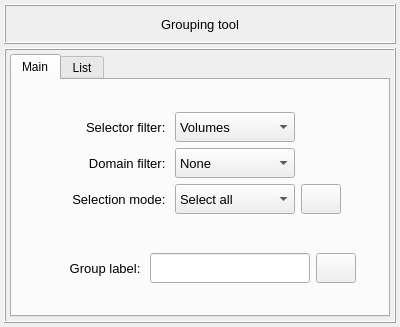
<?xml version="1.0" encoding="UTF-8"?>
<ui version="4.0">
 <class>Dialog</class>
 <widget class="QDialog" name="Dialog">
  <property name="geometry">
   <rect>
    <x>0</x>
    <y>0</y>
    <width>400</width>
    <height>327</height>
   </rect>
  </property>
  <property name="windowTitle">
   <string>Dialog</string>
  </property>
  <layout class="QGridLayout" name="gridLayout">
   <property name="leftMargin">
    <number>4</number>
   </property>
   <property name="topMargin">
    <number>4</number>
   </property>
   <property name="rightMargin">
    <number>4</number>
   </property>
   <property name="bottomMargin">
    <number>4</number>
   </property>
   <property name="spacing">
    <number>4</number>
   </property>
   <item row="0" column="0">
    <widget class="QFrame" name="frame">
     <property name="minimumSize">
      <size>
       <width>0</width>
       <height>40</height>
      </size>
     </property>
     <property name="maximumSize">
      <size>
       <width>520</width>
       <height>40</height>
      </size>
     </property>
     <property name="frameShape">
      <enum>QFrame::Shape::Box</enum>
     </property>
     <property name="frameShadow">
      <enum>QFrame::Shadow::Raised</enum>
     </property>
     <property name="lineWidth">
      <number>1</number>
     </property>
     <layout class="QGridLayout" name="gridLayout_2">
      <property name="leftMargin">
       <number>0</number>
      </property>
      <property name="topMargin">
       <number>0</number>
      </property>
      <property name="rightMargin">
       <number>0</number>
      </property>
      <property name="bottomMargin">
       <number>0</number>
      </property>
      <property name="spacing">
       <number>0</number>
      </property>
      <item row="0" column="0">
       <widget class="QLabel" name="label">
        <property name="minimumSize">
         <size>
          <width>0</width>
          <height>30</height>
         </size>
        </property>
        <property name="maximumSize">
         <size>
          <width>452</width>
          <height>30</height>
         </size>
        </property>
        <property name="font">
         <font>
          <family>Segoe UI</family>
          <pointsize>10</pointsize>
          <italic>false</italic>
          <bold>false</bold>
         </font>
        </property>
        <property name="text">
         <string>Grouping tool</string>
        </property>
        <property name="textFormat">
         <enum>Qt::TextFormat::AutoText</enum>
        </property>
        <property name="alignment">
         <set>Qt::AlignmentFlag::AlignCenter</set>
        </property>
       </widget>
      </item>
     </layout>
    </widget>
   </item>
   <item row="1" column="0">
    <widget class="QFrame" name="frame_2">
     <property name="minimumSize">
      <size>
       <width>0</width>
       <height>0</height>
      </size>
     </property>
     <property name="maximumSize">
      <size>
       <width>520</width>
       <height>460</height>
      </size>
     </property>
     <property name="frameShape">
      <enum>QFrame::Shape::Box</enum>
     </property>
     <property name="frameShadow">
      <enum>QFrame::Shadow::Raised</enum>
     </property>
     <layout class="QGridLayout" name="gridLayout_3">
      <property name="leftMargin">
       <number>4</number>
      </property>
      <property name="topMargin">
       <number>4</number>
      </property>
      <property name="rightMargin">
       <number>4</number>
      </property>
      <property name="bottomMargin">
       <number>4</number>
      </property>
      <property name="spacing">
       <number>4</number>
      </property>
      <item row="0" column="0">
       <widget class="QTabWidget" name="tabWidget">
        <property name="currentIndex">
         <number>0</number>
        </property>
        <widget class="QWidget" name="tab_main">
         <attribute name="title">
          <string>Main</string>
         </attribute>
         <layout class="QGridLayout" name="gridLayout_5">
          <property name="leftMargin">
           <number>4</number>
          </property>
          <property name="topMargin">
           <number>4</number>
          </property>
          <property name="rightMargin">
           <number>4</number>
          </property>
          <property name="bottomMargin">
           <number>4</number>
          </property>
          <property name="spacing">
           <number>4</number>
          </property>
          <item row="1" column="0">
           <widget class="QFrame" name="frame_4">
            <property name="maximumSize">
             <size>
              <width>16777215</width>
              <height>48</height>
             </size>
            </property>
            <property name="frameShape">
             <enum>QFrame::Shape::NoFrame</enum>
            </property>
            <property name="frameShadow">
             <enum>QFrame::Shadow::Raised</enum>
            </property>
            <layout class="QGridLayout" name="gridLayout_4">
             <item row="0" column="2">
              <widget class="QLineEdit" name="lineEdit_group_label">
               <property name="minimumSize">
                <size>
                 <width>160</width>
                 <height>30</height>
                </size>
               </property>
               <property name="maximumSize">
                <size>
                 <width>160</width>
                 <height>30</height>
                </size>
               </property>
               <property name="font">
                <font>
                 <pointsize>10</pointsize>
                </font>
               </property>
               <property name="styleSheet">
                <string notr="true"/>
               </property>
               <property name="text">
                <string/>
               </property>
               <property name="alignment">
                <set>Qt::AlignmentFlag::AlignCenter</set>
               </property>
              </widget>
             </item>
             <item row="0" column="1">
              <widget class="QLabel" name="label_10">
               <property name="minimumSize">
                <size>
                 <width>100</width>
                 <height>30</height>
                </size>
               </property>
               <property name="maximumSize">
                <size>
                 <width>100</width>
                 <height>30</height>
                </size>
               </property>
               <property name="font">
                <font>
                 <family>MS Shell Dlg 2</family>
                 <pointsize>10</pointsize>
                 <italic>false</italic>
                 <bold>false</bold>
                </font>
               </property>
               <property name="text">
                <string>Group label: </string>
               </property>
               <property name="alignment">
                <set>Qt::AlignmentFlag::AlignRight|Qt::AlignmentFlag::AlignTrailing|Qt::AlignmentFlag::AlignVCenter</set>
               </property>
              </widget>
             </item>
             <item row="0" column="4">
              <spacer name="horizontalSpacer">
               <property name="orientation">
                <enum>Qt::Orientation::Horizontal</enum>
               </property>
               <property name="sizeHint" stdset="0">
                <size>
                 <width>40</width>
                 <height>20</height>
                </size>
               </property>
              </spacer>
             </item>
             <item row="0" column="3">
              <widget class="QPushButton" name="pushButton_create_group">
               <property name="minimumSize">
                <size>
                 <width>40</width>
                 <height>30</height>
                </size>
               </property>
               <property name="maximumSize">
                <size>
                 <width>40</width>
                 <height>30</height>
                </size>
               </property>
               <property name="font">
                <font>
                 <family>MS Shell Dlg 2</family>
                 <pointsize>11</pointsize>
                 <italic>false</italic>
                 <bold>true</bold>
                </font>
               </property>
               <property name="toolTip">
                <string>&lt;html&gt;&lt;head/&gt;&lt;body&gt;&lt;p&gt;&lt;span style=&quot; font-size:10pt; font-weight:400;&quot;&gt;Press to export the current response function&lt;/span&gt;&lt;/p&gt;&lt;/body&gt;&lt;/html&gt;</string>
               </property>
               <property name="styleSheet">
                <string notr="true"/>
               </property>
               <property name="text">
                <string/>
               </property>
               <property name="icon">
                <iconset resource="../../../icons/dark_theme/resources.qrc">
                 <normaloff>:/icons/plus-thick.png</normaloff>:/icons/plus-thick.png</iconset>
               </property>
               <property name="iconSize">
                <size>
                 <width>20</width>
                 <height>20</height>
                </size>
               </property>
               <property name="autoDefault">
                <bool>false</bool>
               </property>
               <property name="flat">
                <bool>false</bool>
               </property>
              </widget>
             </item>
             <item row="0" column="0">
              <spacer name="horizontalSpacer_2">
               <property name="orientation">
                <enum>Qt::Orientation::Horizontal</enum>
               </property>
               <property name="sizeHint" stdset="0">
                <size>
                 <width>40</width>
                 <height>20</height>
                </size>
               </property>
              </spacer>
             </item>
            </layout>
           </widget>
          </item>
          <item row="0" column="0">
           <widget class="QFrame" name="frame_5">
            <property name="minimumSize">
             <size>
              <width>0</width>
              <height>80</height>
             </size>
            </property>
            <property name="maximumSize">
             <size>
              <width>16777215</width>
              <height>120</height>
             </size>
            </property>
            <property name="frameShape">
             <enum>QFrame::Shape::NoFrame</enum>
            </property>
            <property name="frameShadow">
             <enum>QFrame::Shadow::Raised</enum>
            </property>
            <layout class="QGridLayout" name="gridLayout_6">
             <property name="leftMargin">
              <number>2</number>
             </property>
             <property name="topMargin">
              <number>6</number>
             </property>
             <property name="rightMargin">
              <number>2</number>
             </property>
             <property name="bottomMargin">
              <number>2</number>
             </property>
             <property name="horizontalSpacing">
              <number>6</number>
             </property>
             <property name="verticalSpacing">
              <number>2</number>
             </property>
             <item row="2" column="1">
              <widget class="QLabel" name="label_3">
               <property name="minimumSize">
                <size>
                 <width>110</width>
                 <height>30</height>
                </size>
               </property>
               <property name="maximumSize">
                <size>
                 <width>110</width>
                 <height>30</height>
                </size>
               </property>
               <property name="font">
                <font>
                 <pointsize>10</pointsize>
                </font>
               </property>
               <property name="text">
                <string>Domain filter: </string>
               </property>
               <property name="alignment">
                <set>Qt::AlignmentFlag::AlignRight|Qt::AlignmentFlag::AlignTrailing|Qt::AlignmentFlag::AlignVCenter</set>
               </property>
              </widget>
             </item>
             <item row="3" column="2">
              <widget class="QComboBox" name="comboBox_mode">
               <property name="minimumSize">
                <size>
                 <width>120</width>
                 <height>30</height>
                </size>
               </property>
               <property name="maximumSize">
                <size>
                 <width>120</width>
                 <height>30</height>
                </size>
               </property>
               <property name="font">
                <font>
                 <pointsize>10</pointsize>
                </font>
               </property>
               <property name="styleSheet">
                <string notr="true"/>
               </property>
               <property name="currentIndex">
                <number>0</number>
               </property>
               <item>
                <property name="text">
                 <string>Select all</string>
                </property>
               </item>
               <item>
                <property name="text">
                 <string>Select by side</string>
                </property>
               </item>
              </widget>
             </item>
             <item row="3" column="3">
              <widget class="QPushButton" name="pushButton_select">
               <property name="minimumSize">
                <size>
                 <width>40</width>
                 <height>30</height>
                </size>
               </property>
               <property name="maximumSize">
                <size>
                 <width>40</width>
                 <height>30</height>
                </size>
               </property>
               <property name="font">
                <font>
                 <family>MS Shell Dlg 2</family>
                 <pointsize>11</pointsize>
                 <italic>false</italic>
                 <bold>true</bold>
                </font>
               </property>
               <property name="toolTip">
                <string>&lt;html&gt;&lt;head/&gt;&lt;body&gt;&lt;p&gt;&lt;span style=&quot; font-size:10pt; font-weight:400;&quot;&gt;Press to export the current response function&lt;/span&gt;&lt;/p&gt;&lt;/body&gt;&lt;/html&gt;</string>
               </property>
               <property name="styleSheet">
                <string notr="true"/>
               </property>
               <property name="text">
                <string/>
               </property>
               <property name="icon">
                <iconset resource="../../../icons/dark_theme/resources.qrc">
                 <normaloff>:/icons/selection_icon.png</normaloff>:/icons/selection_icon.png</iconset>
               </property>
               <property name="iconSize">
                <size>
                 <width>20</width>
                 <height>20</height>
                </size>
               </property>
               <property name="autoDefault">
                <bool>false</bool>
               </property>
               <property name="flat">
                <bool>false</bool>
               </property>
              </widget>
             </item>
             <item row="1" column="2">
              <widget class="QComboBox" name="comboBox_selector_filter">
               <property name="minimumSize">
                <size>
                 <width>120</width>
                 <height>30</height>
                </size>
               </property>
               <property name="maximumSize">
                <size>
                 <width>120</width>
                 <height>30</height>
                </size>
               </property>
               <property name="font">
                <font>
                 <pointsize>10</pointsize>
                </font>
               </property>
               <property name="styleSheet">
                <string notr="true"/>
               </property>
               <property name="currentIndex">
                <number>0</number>
               </property>
               <item>
                <property name="text">
                 <string>Volumes</string>
                </property>
               </item>
               <item>
                <property name="text">
                 <string>Surfaces</string>
                </property>
               </item>
               <item>
                <property name="text">
                 <string>Lines</string>
                </property>
               </item>
              </widget>
             </item>
             <item row="3" column="1">
              <widget class="QLabel" name="label_4">
               <property name="minimumSize">
                <size>
                 <width>110</width>
                 <height>30</height>
                </size>
               </property>
               <property name="maximumSize">
                <size>
                 <width>110</width>
                 <height>30</height>
                </size>
               </property>
               <property name="font">
                <font>
                 <pointsize>10</pointsize>
                </font>
               </property>
               <property name="text">
                <string>Selection mode: </string>
               </property>
               <property name="alignment">
                <set>Qt::AlignmentFlag::AlignRight|Qt::AlignmentFlag::AlignTrailing|Qt::AlignmentFlag::AlignVCenter</set>
               </property>
              </widget>
             </item>
             <item row="1" column="1">
              <widget class="QLabel" name="label_2">
               <property name="minimumSize">
                <size>
                 <width>110</width>
                 <height>30</height>
                </size>
               </property>
               <property name="maximumSize">
                <size>
                 <width>110</width>
                 <height>30</height>
                </size>
               </property>
               <property name="font">
                <font>
                 <pointsize>10</pointsize>
                </font>
               </property>
               <property name="text">
                <string>Selector filter: </string>
               </property>
               <property name="alignment">
                <set>Qt::AlignmentFlag::AlignRight|Qt::AlignmentFlag::AlignTrailing|Qt::AlignmentFlag::AlignVCenter</set>
               </property>
              </widget>
             </item>
             <item row="2" column="2">
              <widget class="QComboBox" name="comboBox_domain_filter">
               <property name="minimumSize">
                <size>
                 <width>120</width>
                 <height>30</height>
                </size>
               </property>
               <property name="maximumSize">
                <size>
                 <width>120</width>
                 <height>30</height>
                </size>
               </property>
               <property name="font">
                <font>
                 <pointsize>10</pointsize>
                </font>
               </property>
               <property name="styleSheet">
                <string notr="true"/>
               </property>
               <property name="currentIndex">
                <number>0</number>
               </property>
               <item>
                <property name="text">
                 <string>None</string>
                </property>
               </item>
               <item>
                <property name="text">
                 <string>Acoustic</string>
                </property>
               </item>
               <item>
                <property name="text">
                 <string>Structural</string>
                </property>
               </item>
              </widget>
             </item>
             <item row="3" column="4">
              <spacer name="horizontalSpacer_4">
               <property name="orientation">
                <enum>Qt::Orientation::Horizontal</enum>
               </property>
               <property name="sizeHint" stdset="0">
                <size>
                 <width>40</width>
                 <height>20</height>
                </size>
               </property>
              </spacer>
             </item>
             <item row="3" column="0">
              <spacer name="horizontalSpacer_3">
               <property name="orientation">
                <enum>Qt::Orientation::Horizontal</enum>
               </property>
               <property name="sizeHint" stdset="0">
                <size>
                 <width>40</width>
                 <height>20</height>
                </size>
               </property>
              </spacer>
             </item>
            </layout>
           </widget>
          </item>
         </layout>
        </widget>
        <widget class="QWidget" name="tab_list">
         <attribute name="title">
          <string>List</string>
         </attribute>
         <layout class="QGridLayout" name="gridLayout_7">
          <item row="0" column="0">
           <widget class="QTreeWidget" name="treeWidget_main">
            <column>
             <property name="text">
              <string>Group label</string>
             </property>
            </column>
            <column>
             <property name="text">
              <string>Entity type</string>
             </property>
            </column>
            <column>
             <property name="text">
              <string>IDs</string>
             </property>
            </column>
           </widget>
          </item>
         </layout>
        </widget>
       </widget>
      </item>
     </layout>
    </widget>
   </item>
  </layout>
 </widget>
 <resources>
  <include location="../../../icons/dark_theme/resources.qrc"/>
 </resources>
 <connections/>
</ui>
